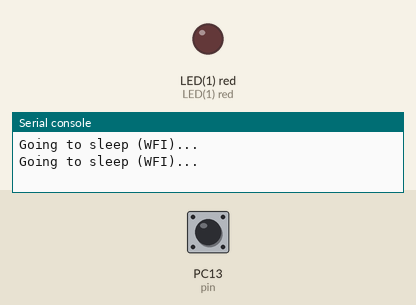
Simulated run of this program. Board: pyboard running MicroPython. Shown: output pins drawn as LEDs (lit = HIGH), the last lines printed to the serial console. Inputs (shaded band) come from the test bench; at power-on: PC13 (pin) LOW.

Above: at 1.2 s.
1.3 s: PC13 (pin) pulled HIGH for 0.15 s
At 1.8 s:
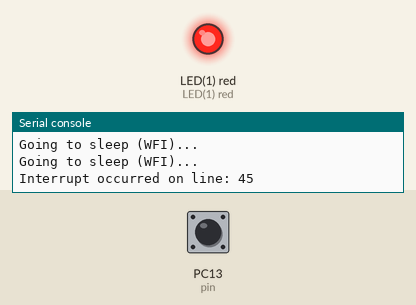
2.9 s: PC13 (pin) pulled HIGH for 1 s
At 4.2 s:
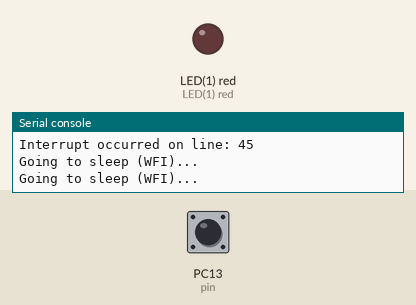
5.4 s: PC13 (pin) pulled HIGH for 3.2 s
At 6.1 s:
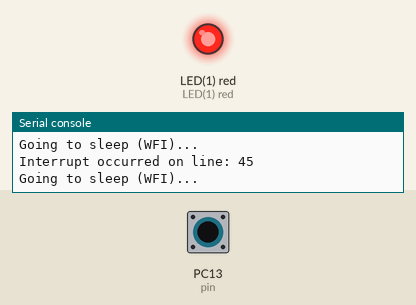
Timing chart, 0 to 8.4 s (numbered marks = the images above; inputs shaded):
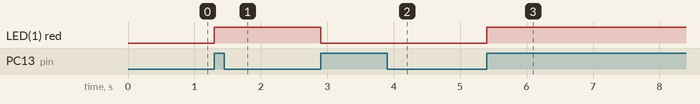

The program:

WFI_wait_for_interrupt_.py
```python
import pyb
import time
# Initialize an LED to indicate the state
led = pyb.LED(1)

# Function to toggle the LED on interrupt
def handle_interrupt(line):
    print("Interrupt occurred on line:", line)
    led.toggle()

# Configure an external interrupt on pin C13
pin = pyb.Pin('C13', pyb.Pin.IN, pyb.Pin.PULL_DOWN)
extint = pyb.ExtInt(pin, pyb.ExtInt.IRQ_RISING, pyb.Pin.PULL_DOWN, lambda line: handle_interrupt(line))

# Main loop
while True:
    print("Going to sleep (WFI)...")
    pyb.wfi()  # Enter low-power state until an interrupt occurs
    time.sleep(1)


"""
Going to sleep (WFI)...
Going to sleep (WFI)...
Going to sleep (WFI)...
Going to sleep (WFI)...
Going to sleep (WFI)...
Interrupt occurred on line: 13
Going to sleep (WFI)...
Interrupt occurred on line: 13
Going to sleep (WFI)...
Interrupt occurred on line: 13
Going to sleep (WFI)...
Interrupt occurred on line: 13
Interrupt occurred on line: 13
Going to sleep (WFI)...
Interrupt occurred on line: 13
Interrupt occurred on line: 13
Going to sleep (WFI)...
Interrupt occurred on line: 13
Going to sleep (WFI)...
Interrupt occurred on line: 13
"""
```

Measured:
- after the input at 1.3 s, LED(1) red: LOW → HIGH at once
- after the input at 2.9 s, LED(1) red: HIGH → LOW at once
- after the input at 5.4 s, LED(1) red: LOW → HIGH at once
